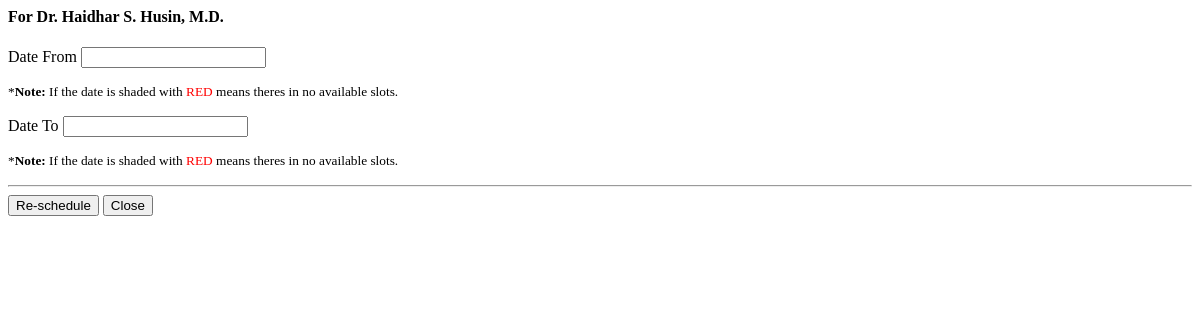
/Admin/set_edit_appointment.php?did=1, run on an earlier commit of the app's database.
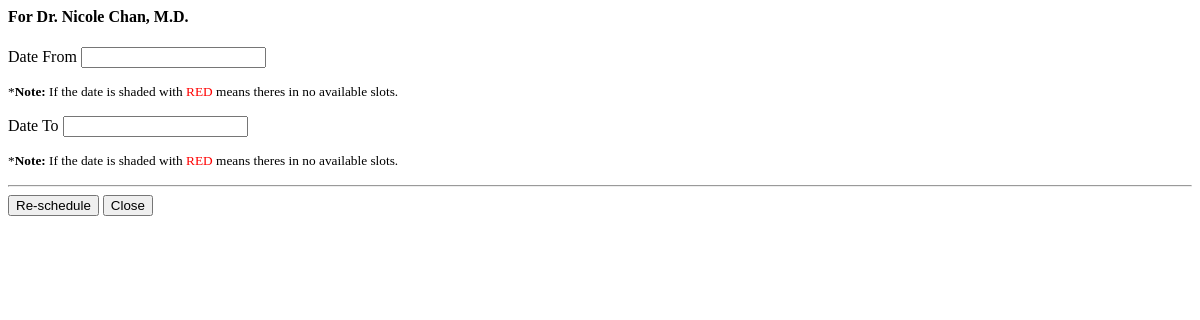
And on a later commit of the database.
### tables this page shows
CREATE TABLE `doctors_list` (
  `id` int(30) NOT NULL AUTO_INCREMENT,
  `name` text NOT NULL,
  `name_pref` varchar(100) NOT NULL,
  `clinic_roomno` text NOT NULL,
  `contact` text NOT NULL,
  `specialty_ids` text NOT NULL,
  `img_path` text NOT NULL,
  `status` int(25) NOT NULL,
  `date_created` datetime NOT NULL DEFAULT CURRENT_TIMESTAMP,
  PRIMARY KEY (`id`)
);

### Admin/set_edit_appointment.php (the view, shortened to what this page needs)
<?php
include ('db_connect.php');
$doctor= $conn->query("SELECT * FROM doctors_list WHERE id ='".$_GET['did']."' ");
$row = $doctor->fetch_assoc();
?>
<div class="container-fluid">
	<div class="col-lg-12">
		<form action="" id="manage-appointment">
			<div class="form-group">
				<h4>For Dr. <?php echo $row['name'].", ".$row['name_pref'] ?></h4>
			</div>
			<div class="form-group">
				<label for="" class="control-label">Date From</label>
				<input type="text" id="datepicker" value="" name="datefrom" class="form-control" autocomplete="off" required>
				<p><small>*<b>Note:</b> If the date is shaded with <font color="red">RED</font> means theres in no available slots.</small></p>
			</div>
			<div class="form-group">
				<label for="" class="control-label">Date To</label>
				<input type="text" id="datepicker_2" value="" name="dateto" class="form-control" autocomplete="off" required>
				<p><small>*<b>Note:</b> If the date is shaded with <font color="red">RED</font> means theres in no available slots.</small></p>
			</div>
			<hr>
			<div class="col-md-12 text-center">
				<button class="btn-primary btn btn-sm">Re-schedule</button>
				<button class="btn btn-secondary btn-sm" type="button" data-dismiss="modal" id="">Close</button>
			</div>
		</form>
	</div>
</div>

What changed in the data, as far as the page shows it:
changed doctors_list: name "Haidhar S. Husin" → "Nicole Chan"
